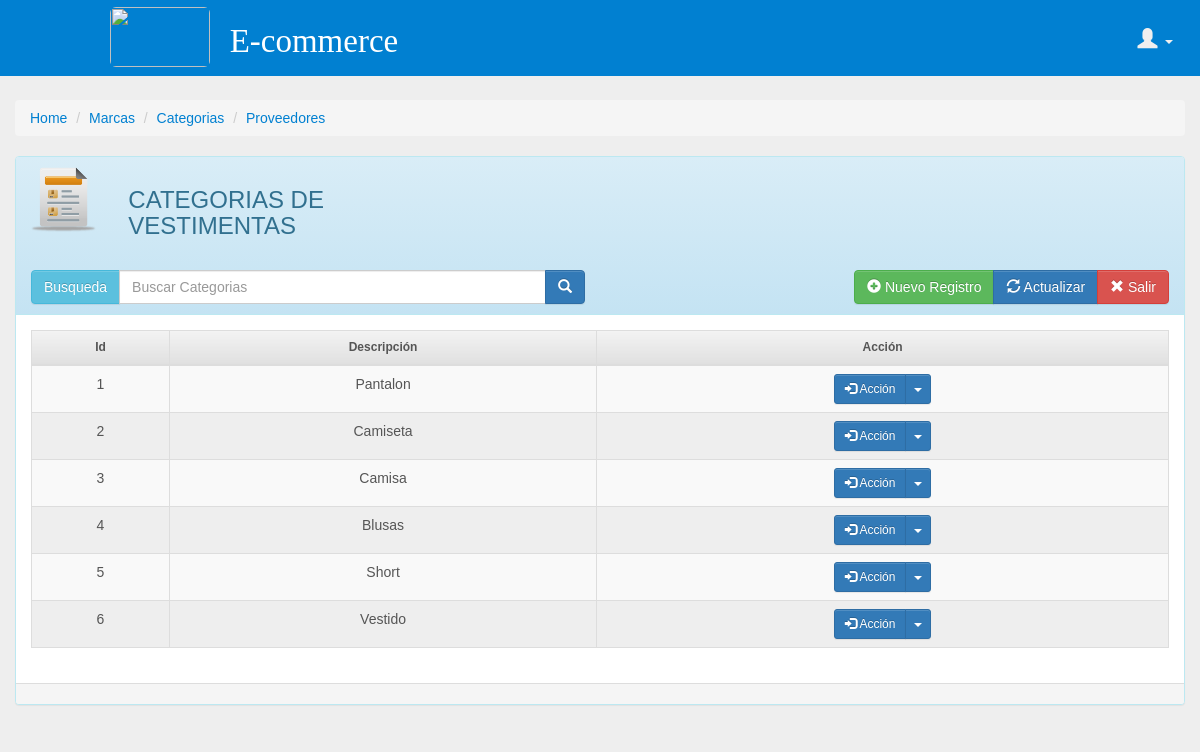
/app/categoria/categoria.php (signed in), run on the app's committed database.
### tables this page shows
CREATE TABLE IF NOT EXISTS `categoria` (
  `CatCodigo` int(11) NOT NULL AUTO_INCREMENT,
  `CatDescripcion` varchar(50) NOT NULL,
  PRIMARY KEY (`CatCodigo`)
);

### app/categoria/dao/DaoCategoria.php (called while the page is built, shortened)
<?php
class DaoCategoria implements IntCategoria{
    public $where = null;
    public function listar() {
        $tipos = new ArrayObject();
        try {
            $con = new Conexion();
            $sql=$con->consultar("select CatCodigo cod ,CatDescripcion des from categoria where CatDescripcion LIKE '%" . $this->where . "%'");
            while ($row = $sql->fetch_array()) {
            $tipos[] = new EntCategoria($row['cod'], $row['des']);
            }
        } catch (Exception $exc) {
            echo $exc->getTraceAsString();
        }
        return $tipos;
    }
}
?>

### app/modulobase/Conexion.php (called while the page is built, shortened)
<?php
class Conexion {
    private $BaseDatos;
    private $Servidor;
    private $Usuario;
    private $Clave;
    private $conn;
    public function __construct() {
        $this->BaseDatos = "carrito";
        $this->Servidor = "localhost";
        $this->Usuario = "root";
        $this->Clave = "";
    }
    private function conectar() {
        $connect = true;
        $this->conn = new mysqli($this->Servidor, $this->Usuario, $this->Clave, $this->BaseDatos);
        return $connect;
    }
    public function consultar($script) {
        $resultado = NULL;
        if ($this->conectar()) {
            $resultado = $this->conn->query($script);
        }
        return $resultado;
    }
}

### app/categoria/entidad/EntCategoria.php (called while the page is built, shortened)
<?php
class EntCategoria{
    public function __construct($id = 0, $Descripcion = '') {
        $this->id = $id;
        $this->Descripcion = $Descripcion;
    }
}
?>

### app/categoria/vista/listado.php (the view, shortened to what this page needs)
<article id="content">
    <div class="container-fluid">
        <?php
        if (!isset($q)) {
            $q = '';
        }
        ?>
        <div class="row">
            <div class="col-md-12">
              <?php
                require '../principal/navegador.php';
                ?>
                <div class="panel panel-default panel-table panel-info">
                    <div class="panel-heading">
                        <div class="row">
                            <div class="col col-xs-1">
                                <img src="../../static/img/menu/marca_1.png"  height="65">
                            </div>
                            <div class="col col-xs-4">
                                <h3>CATEGORIAS DE VESTIMENTAS</h3>
                            </div>
                        </div>
                        <br>
                        <div class="row">
                            <div class="col col-xs-6">
                                <form method="GET" action="categoria.php">
                                    <div class="input-group">
                                        <div class="input-group-btn search-panel">
                                            <button type="button" class="btn btn-info">
                                                <span id="search_concept">Busqueda </span>
                                        </div>
                                        <input type="text" class="form-control" name="q" placeholder="Buscar Categorias" value="<?= $q ?>">
                                        <span class="input-group-btn">
                                            <button class="btn btn-primary"><span class="glyphicon glyphicon-search"></span></button>
                                        </span>
                                    </div>
                                </form>
                            </div>
                            <div class="col col-xs-6 text-right">
                                <div class="btn-group">
                                    <a class="btn btn-success" href="categoria.php?action=nuevo&id=0">
                                        <i class="glyphicon glyphicon-plus-sign"> </i>
                                        Nuevo Registro
                                    </a>
                                    <a href="javascript:window.location.reload();" class="btn btn-primary">
                                        <i class="glyphicon glyphicon-refresh"> </i>
                                        Actualizar
                                    </a>
                                    <a href="../principal/admin.php" class="btn btn-danger">
                                        <i class="glyphicon glyphicon-remove"> </i>
                                        Salir
                                    </a>
                                </div>
                            </div>
                        </div>
                    </div>
                    <div class="panel-body">
                        <table class="table table-hover table-bordered table-responsive table-striped" id="tdatos">
                            <thead>
                                <tr>
                                    <th>Id</th>
                                    <th>Descripción</th>
                                    <th>Acción</th>
                                </tr>
                            </thead>
                            <tbody id="tdetalle">
                                <?php foreach ($this->dao->listar() as $marca): ?>
                                    <tr>
                                        <td align="center"><?= $marca->id ?></td>
                                        <td align="center"><?= $marca->Descripcion ?></td>
                                        <td align="center">
                                            <div class="btn-group">
                                                <button type="button" class="btn btn-primary btn-sm">
                                                    <i class="glyphicon glyphicon-log-in"></i> Acción
                                                </button>
                                                <button type="button" class="btn btn-primary btn-sm dropdown-toggle" data-toggle="dropdown">
                                                    <span class="caret"></span>
                                                </button>
                                            </div>
                                        </td>
                                    </tr>
                                <?php endforeach; ?>
                            </tbody>
                        </table>
                    </div>
                    <div class="panel-footer">
                    </div>
                </div>
            </div>
        </div>
</article>

### static/css/estilo.css (style rules this page uses)
html, body { height: 100%; font-family:verdana,arial,sans-serif; color:#555555; background: #eee; }
#content { padding-top: 100px; padding-bottom: 60px; background: none; }
a { color:#222222; }

### static/css/table.css (style rules this page uses)
#tdatos { border-radius: 6px; }
#tdatos thead tr { background: url("../img/bg/bg_th.png"); background-repeat: repeat-x; }
#tdatos thead tr th { text-align: center; font-size: 12px; }
#tdatos > tbody > tr:nth-of-type(even) { background-color: #eee; }

### data on the page
categoria: CatCodigo "1", CatDescripcion "Pantalon"
categoria: CatCodigo "2", CatDescripcion "Camiseta"
categoria: CatCodigo "3", CatDescripcion "Camisa"
categoria: CatCodigo "4", CatDescripcion "Blusas"
categoria: CatCodigo "5", CatDescripcion "Short"
categoria: CatCodigo "6", CatDescripcion "Vestido"
